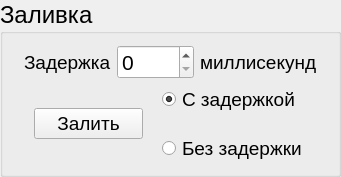
    <widget class="QGroupBox" name="groupBox_3">
     <property name="font">
      <font>
       <pointsize>18</pointsize>
      </font>
     </property>
     <property name="title">
      <string>Заливка</string>
     </property>
     <property name="flat">
      <bool>false</bool>
     </property>
     <layout class="QVBoxLayout" name="verticalLayout_7">
      <item>
       <layout class="QHBoxLayout" name="horizontalLayout_10">
        <item>
         <spacer name="horizontalSpacer_23">
          <property name="orientation">
           <enum>Qt::Horizontal</enum>
          </property>
          <property name="sizeType">
           <enum>QSizePolicy::Fixed</enum>
          </property>
          <property name="sizeHint" stdset="0">
           <size>
            <width>10</width>
            <height>20</height>
           </size>
          </property>
         </spacer>
        </item>
        <item>
         <widget class="QLabel" name="label_8">
          <property name="sizePolicy">
           <sizepolicy hsizetype="Fixed" vsizetype="Preferred">
            <horstretch>0</horstretch>
            <verstretch>0</verstretch>
           </sizepolicy>
          </property>
          <property name="font">
           <font>
            <pointsize>14</pointsize>
           </font>
          </property>
          <property name="text">
           <string>Задержка</string>
          </property>
         </widget>
        </item>
        <item>
         <widget class="QSpinBox" name="timerSpinBox">
          <property name="font">
           <font>
            <pointsize>16</pointsize>
           </font>
          </property>
          <property name="maximum">
           <number>5000</number>
          </property>
         </widget>
        </item>
        <item>
         <widget class="QLabel" name="label_7">
          <property name="sizePolicy">
           <sizepolicy hsizetype="Fixed" vsizetype="Preferred">
            <horstretch>0</horstretch>
            <verstretch>0</verstretch>
           </sizepolicy>
          </property>
          <property name="font">
           <font>
            <pointsize>14</pointsize>
           </font>
          </property>
          <property name="text">
           <string>миллисекунд</string>
          </property>
         </widget>
        </item>
        <item>
         <spacer name="horizontalSpacer_22">
          <property name="orientation">
           <enum>Qt::Horizontal</enum>
          </property>
          <property name="sizeType">
           <enum>QSizePolicy::Fixed</enum>
          </property>
          <property name="sizeHint" stdset="0">
           <size>
            <width>10</width>
            <height>20</height>
           </size>
          </property>
         </spacer>
        </item>
       </layout>
      </item>
      <item>
       <layout class="QHBoxLayout" name="horizontalLayout_9">
        <item>
         <spacer name="horizontalSpacer_24">
          <property name="orientation">
           <enum>Qt::Horizontal</enum>
          </property>
          <property name="sizeType">
           <enum>QSizePolicy::Fixed</enum>
          </property>
          <property name="sizeHint" stdset="0">
           <size>
            <width>20</width>
            <height>20</height>
           </size>
          </property>
         </spacer>
        </item>
        <item>
         <widget class="QPushButton" name="fillButton">
          <property name="font">
           <font>
            <pointsize>14</pointsize>
           </font>
          </property>
          <property name="text">
           <string>Залить</string>
          </property>
         </widget>
        </item>
        <item>
         <spacer name="horizontalSpacer_25">
          <property name="orientation">
           <enum>Qt::Horizontal</enum>
          </property>
          <property name="sizeType">
           <enum>QSizePolicy::Fixed</enum>
          </property>
          <property name="sizeHint" stdset="0">
           <size>
            <width>13</width>
            <height>20</height>
           </size>
          </property>
         </spacer>
        </item>
        <item>
         <layout class="QVBoxLayout" name="verticalLayout_6">
          <property name="spacing">
           <number>0</number>
          </property>
          <item>
           <widget class="QRadioButton" name="withTimeRadioButton">
            <property name="font">
             <font>
              <pointsize>14</pointsize>
             </font>
            </property>
            <property name="text">
             <string>С задержкой</string>
            </property>
            <property name="checked">
             <bool>true</bool>
            </property>
           </widget>
          </item>
          <item>
           <spacer name="verticalSpacer">
            <property name="orientation">
             <enum>Qt::Vertical</enum>
            </property>
            <property name="sizeType">
             <enum>QSizePolicy::Fixed</enum>
            </property>
            <property name="sizeHint" stdset="0">
             <size>
              <width>40</width>
              <height>20</height>
             </size>
            </property>
           </spacer>
          </item>
          <item>
           <widget class="QRadioButton" name="withoutTimeRadioButton">
            <property name="font">
             <font>
              <pointsize>14</pointsize>
             </font>
            </property>
            <property name="text">
             <string>Без задержки</string>
            </property>
           </widget>
          </item>
         </layout>
        </item>
        <item>
         <spacer name="horizontalSpacer_26">
          <property name="orientation">
           <enum>Qt::Horizontal</enum>
          </property>
          <property name="sizeType">
           <enum>QSizePolicy::Fixed</enum>
          </property>
          <property name="sizeHint" stdset="0">
           <size>
            <width>20</width>
            <height>20</height>
           </size>
          </property>
         </spacer>
        </item>
       </layout>
      </item>
     </layout>
    </widget>
